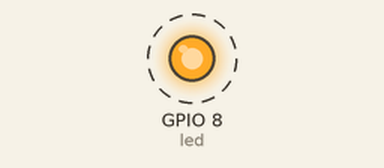
A program run on a simulated ESP32 board running MicroPython. Parts: output pins drawn as LEDs (lit = HIGH). Dashed ring = blinking.

Above: at 0.5 s.
Timing chart, 0 to 4.6 s (numbered marks = the images above):
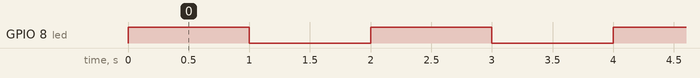

Measured:
- by itself, GPIO 8 (led): alternates HIGH for 1.0 s and LOW for 1.0 s

The program:

LED.py
```python
from machine import Pin
import time

# Configurar el pin 8 como salida
led = Pin(8, Pin.OUT)

while True:
    # Encender el LED
    led.on()
    time.sleep(1)  # Esperar 1 segundo

    # Apagar el LED
    led.off()
    time.sleep(1)  # Esperar 1 segundo
```
